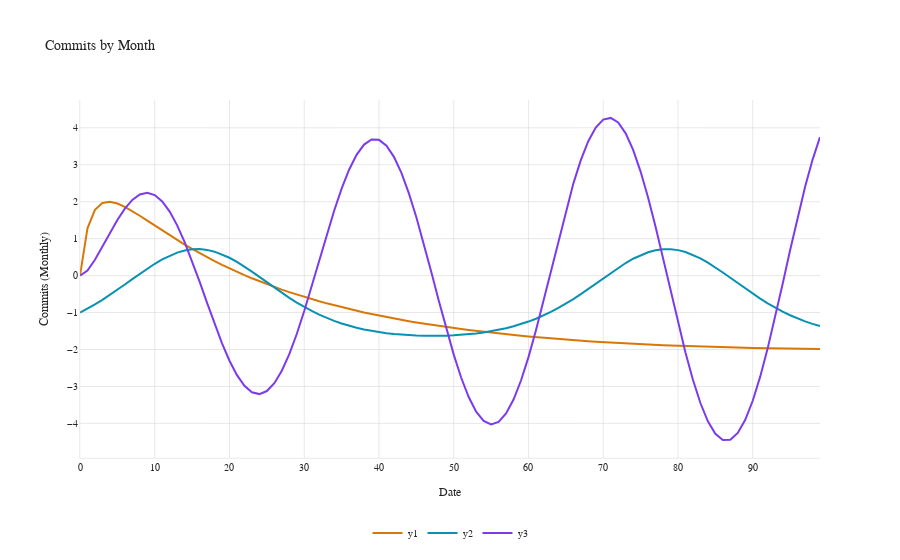

Write notebook code for a chart like this one.
### Code cell
from utils.plotter import *
import numpy as np
import polars as pl

df = pl.DataFrame(
    {
        "ts": np.arange(100),
        "y1": np.sin(np.log(np.arange(100) + 1)) * 2,
        "y2": np.exp(np.sin(np.arange(100) / 10)) - 2,
        "y3": np.log(np.arange(100) + 1) * np.sin(np.arange(100) / 5),
    }
)

fig = plot_lines(
    df=df,
    title="Commits by Month",
    theme="dark",
    x_col="ts",
    y_cols=["y1", "y2", "y3"],
    x_axis_title="Date",
    y_axis_title="Commits (Monthly)",
)
fig
